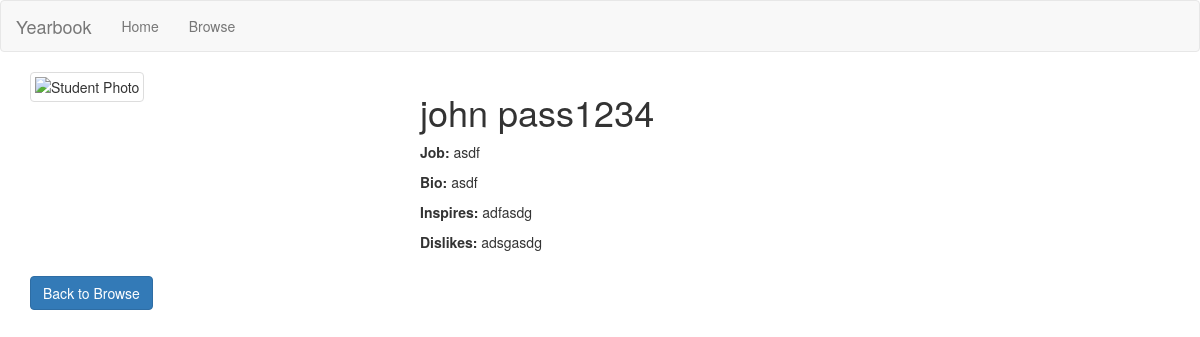
The page /student_page.php?id=2 on the database its author committed.
### tables this page shows
CREATE TABLE `students_login` (
  `id` int(8) NOT NULL,
  `fn` varchar(16) NOT NULL,
  `ln` varchar(16) NOT NULL,
  `photo` varchar(64) DEFAULT NULL,
  `job` varchar(64) DEFAULT NULL,
  `words` varchar(256) DEFAULT NULL,
  `inspire` varchar(256) DEFAULT NULL,
  `dislike` varchar(256) DEFAULT NULL,
  `email` varchar(100) NOT NULL,
  `password` varchar(255) NOT NULL
);

### student_page.php (the view, shortened to what this page needs)
<?php
include_once 'crud.php';
if (isset($_GET['id'])) {
    $id = $_GET['id'];
    $query = $mySQLiconn->prepare("SELECT * FROM students_login WHERE id = ?");
    $query->bind_param("i", $id);
    $query->execute();
    $result = $query->get_result();
    $row = $result->fetch_assoc();
} else {
    echo "No student ID provided.";
    exit;
}
?>
<!DOCTYPE html>
<html>
<head>
    <link rel="stylesheet" href="https://maxcdn.bootstrapcdn.com/bootstrap/3.3.7/css/bootstrap.min.css">
    <link rel="stylesheet" href="./styles.css">
</head>
<body>
    <header>
        <nav class="navbar navbar-default">
            <div class="container-fluid">
                <div class="navbar-header">
                    <a class="navbar-brand" href="#">Yearbook</a>
                </div>
                <ul class="nav navbar-nav">
                    <li><a href="index.php">Home</a></li>
                    <li><a href="browse.php">Browse</a></li>
                </ul>
            </div>
        </nav>
    </header>
    <div class="container student-details">
        <div class="row">
            <div class="col-md-4">
                <?php if (!is_null($row['photo'])): ?>
                    <img src="./uploaded_files/<?php echo htmlspecialchars($row['photo']); ?>" class="img-responsive img-thumbnail" alt="Student Photo">
                <?php endif; ?>
            </div>
            <div class="col-md-8">
                <h1><?php echo htmlspecialchars($row['fn']).' '.htmlspecialchars($row['ln']); ?></h1>
                <p><strong>Job:</strong> <?php echo htmlspecialchars($row['job']); ?></p>
                <p><strong>Bio:</strong> <?php echo htmlspecialchars($row['words']); ?></p>
                <p><strong>Inspires:</strong> <?php echo htmlspecialchars($row['inspire']); ?></p>
                <p><strong>Dislikes:</strong> <?php echo htmlspecialchars($row['dislike']); ?></p>
            </div>
        </div>
        <a href="browse.php" class="btn btn-primary my-2">Back to Browse</a>
    </div>
</body>
</html>

### styles.css (style rules this page uses)
.student-details a { margin-top: 1em; }

### rows shown on the page
students_login: fn "john", ln "pass1234", job "asdf", words "asdf", inspire "adfasdg", dislike "adsgasdg"
